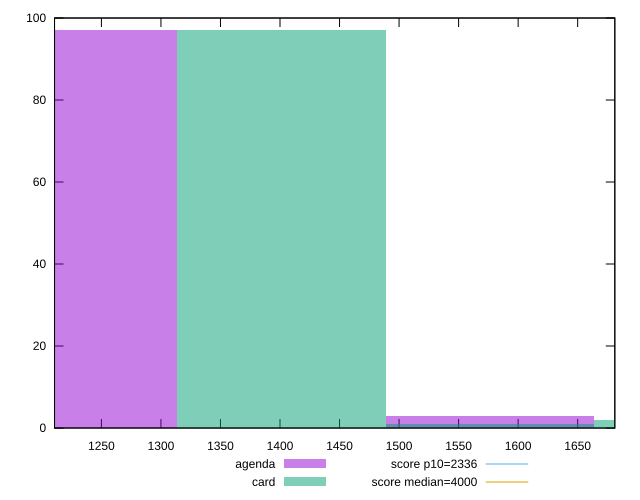

Generate this figure with gnuplot:
reset

$agenda <<EOF
1576.436391249817 3
1226.1171931943022 97
EOF

$card <<EOF
1576.436391249817 1
1401.2767922220596 97
1751.5959902775744 2
EOF

set key outside below
set boxwidth 175.15959902775745
set xrange [1210.6347:1681.1979999999999]
set yrange [0:100]
set trange [0:100]
set style fill transparent solid 0.5 noborder

set parametric
set terminal svg size 640, 500 enhanced background rgb 'white'
set output "reports/report_00032_2021-02-25T10-28-15.087Z/first-meaningful-paint/comparison/histogram/1_vs_2.svg"

plot $agenda title "agenda" with boxes, \
     $card title "card" with boxes, \
     2336,t title "score p10=2336", \
     4000,t title "score median=4000"

reset
